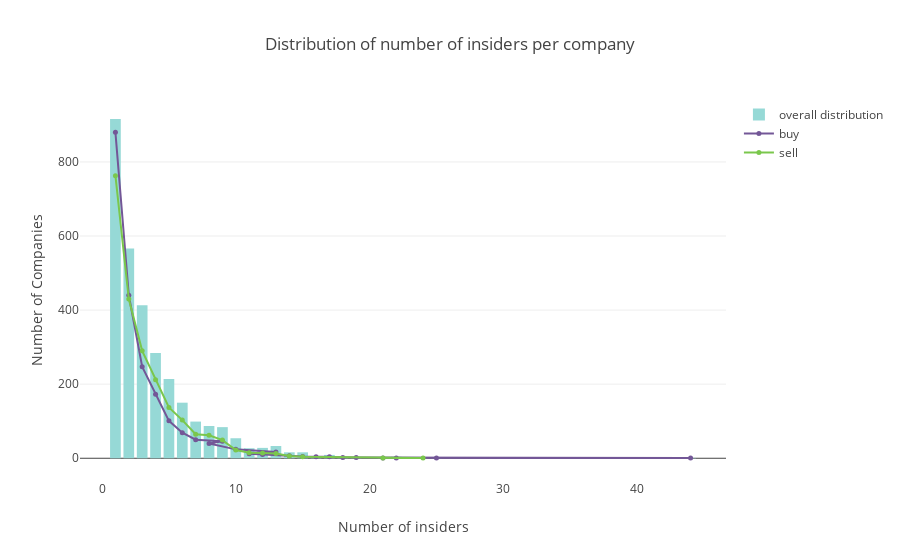

The code cell stored with this chart in its notebook:
### Code cell
trace0 = go.Bar(
    x=dist.index,
    y=dist['count'],
    name='overall distribution',
    marker=dict(
        color='#96d9d6'
    )
)

trace2 = go.Scatter(
    x = dist_buy.index,
    y = dist_buy['count'],
    name='buy',
    mode = 'lines+markers',
    marker = dict(
        size = 5,
        color = '#735797'
    )
)
trace3 = go.Scatter(
    x = dist_sell.index,
    y = dist_sell['count'],
    name='sell',
    mode = 'lines+markers',
    marker = dict(
        size = 5,
        color = '#7ac74c'
    )
)
data=[trace0,trace2,trace3]
layout = dict(title = 'Distribution of number of insiders per company',
              yaxis = dict(title='Number of Companies'),
              xaxis = dict(title='Number of insiders')
             )
fig = dict(data=data, layout=layout)
iplot(fig)

### Figure 1 — Plotly figure (JSON) as saved in the notebook; plotly's stock layout.template omitted (floating-point values rounded to 4 significant figures)
{"data": [{"marker": {"color": "#96d9d6"}, "name": "overall distribution", "type": "bar", "uid": "85ffbf10-0504-4d90-8a04-2a26bf5ce3d9", "x": [1, 2, 3, 4, 5, 6, 7, 8, 9, 10, 13, 12, 11, 14, 15, 17, 22, 19, 16, 18, 25, 24, 21, 44], "y": [916, 566, 413, 284, 214, 150, 99, 87, 84, 54, 33, 28, 27, 16, 16, 9, 4, 3, 2, 2, 1, 1, 1, 1]}, {"marker": {"color": "#735797", "size": 5}, "mode": "lines+markers", "name": "buy", "type": "scatter", "uid": "87eb58ca-c3c0-46f5-9f2a-e31a24c14805", "x": [1, 2, 3, 4, 5, 6, 7, 9, 8, 10, 13, 11, 12, 14, 15, 17, 16, 18, 19, 44, 22, 21, 25], "y": [880, 440, 247, 173, 101, 69, 50, 46, 40, 24, 17, 12, 10, 7, 5, 4, 4, 2, 2, 1, 1, 1, 1]}, {"marker": {"color": "#7ac74c", "size": 5}, "mode": "lines+markers", "name": "sell", "type": "scatter", "uid": "e80db88b-575e-4963-89f1-14a2cedec06e", "x": [1, 2, 3, 4, 5, 6, 7, 8, 9, 10, 11, 12, 13, 14, 15, 24, 21], "y": [763, 430, 290, 212, 137, 103, 65, 62, 49, 22, 15, 14, 13, 6, 4, 1, 1]}], "layout": {"title": {"text": "Distribution of number of insiders per company"}, "xaxis": {"title": {"text": "Number of insiders"}}, "yaxis": {"title": {"text": "Number of Companies"}}}}
